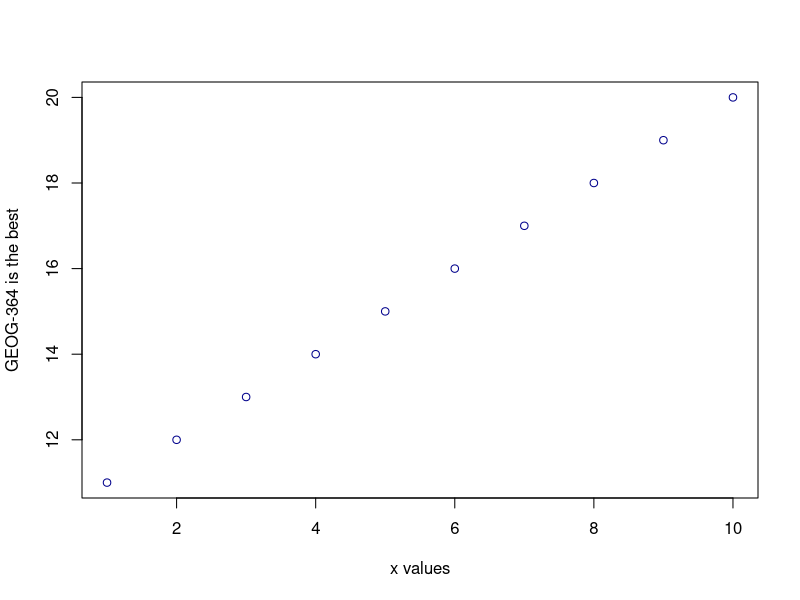

Reproduce this figure in R. (Note: this script raises an error after producing the figure.)
## ---- chunk 1
knitr::opts_chunk$set(echo = TRUE, warning=FALSE, message = FALSE)
## ---- chunk 2
1+1
## ---- chunk 3
(1 + 2) * 5:3
## ---- chunk 4
print(data.frame(x=1:5,y=6:10))
## ---- chunk 5
# note two equals signs is read as "is equal to"
1 == 1  
## ---- chunk 6
# plot the numbers 1 to 10 against the numbers 11 to 20
plot(1:10,11:20,col="dark blue", xlab="x values",ylab="GEOG-364 is the best") 
## ---- chunk 7
knitr::include_graphics('pg_Tut3_basics_fig3.png')
## ---- chunk 8
knitr::include_graphics('pg_Tut3_basics_fig4.png')
